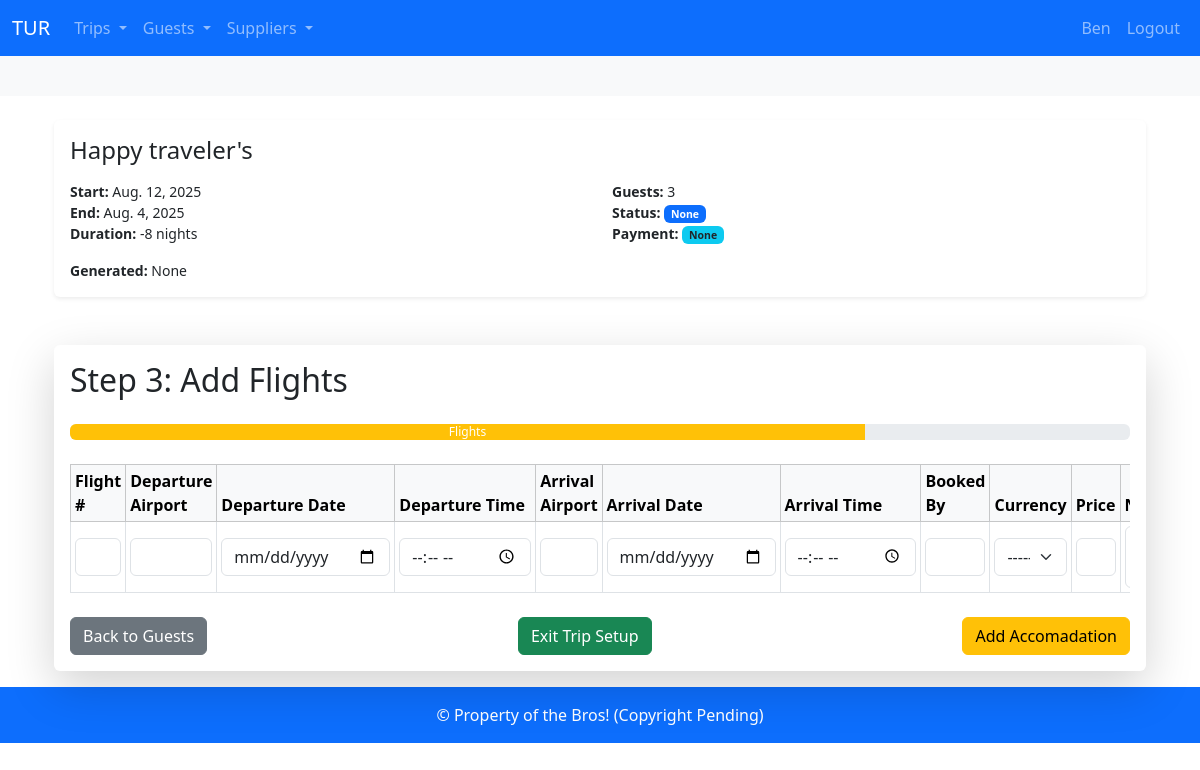
/trips/create/22/flights (signed in), run on an earlier commit of the app's database.
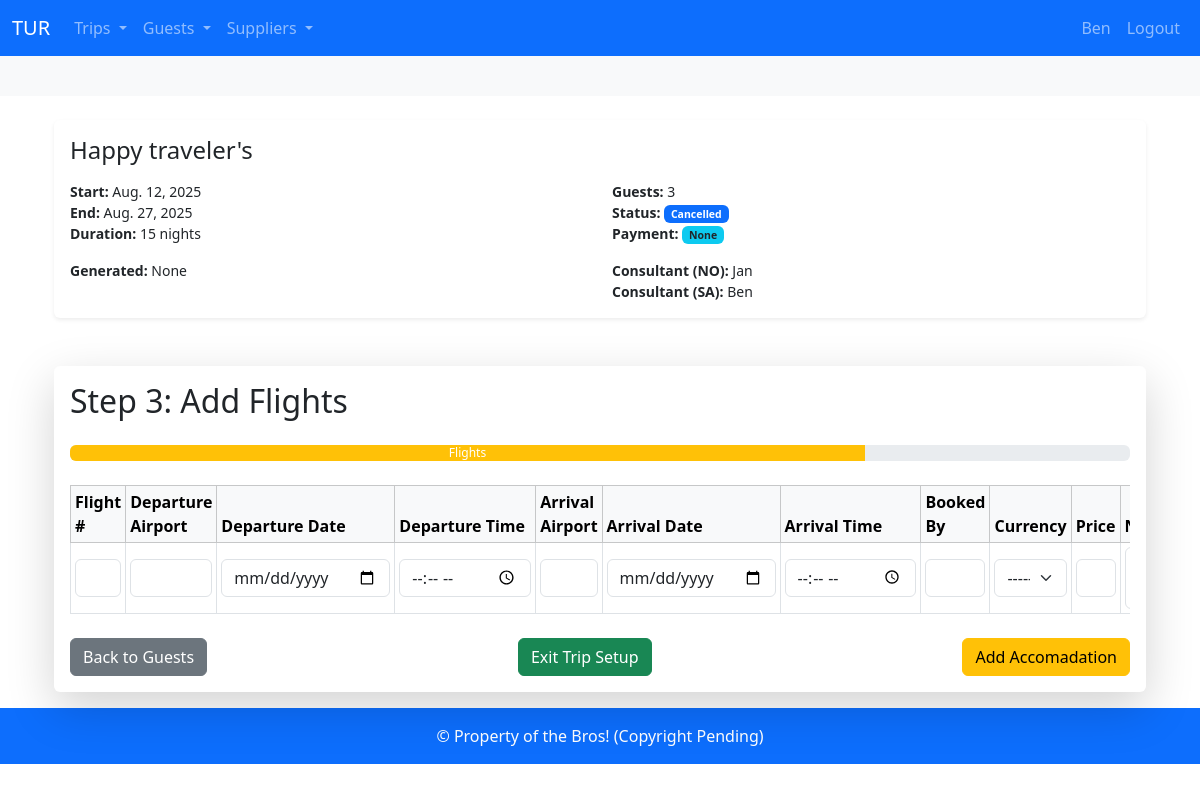
And on a later commit of the database.
### booking_system/models.py (models this page shows, shortened)
class Trip(models.Model):
    name = models.CharField(max_length=64)
    number_of_guests = models.IntegerField()
    guests = models.ManyToManyField(Guest, related_name="trips", blank=True)
    start_date = models.DateField()
    end_date = models.DateField()
    generated = models.ForeignKey(Generated, on_delete=models.SET_NULL, blank=True, null=True)
    agent = models.ForeignKey(Agent, on_delete=models.SET_NULL, blank=True, null=True)
    payment_status = models.ForeignKey(PaymentStatus, on_delete=models.PROTECT, blank=True, null=True)
    trip_status = models.ForeignKey(TripStatus, on_delete=models.PROTECT, blank=True, null=True)
    no_consultant = models.ForeignKey(
        Consultant, on_delete=models.PROTECT, null=True, blank=True, related_name="no_consultant_trips", verbose_name='Norwegian consultant')
    sa_consultant = models.ForeignKey(
        Consultant, on_delete=models.PROTECT, null=True, blank=True, related_name="sa_consultant_trips", verbose_name='South African consultant')
    note = models.TextField(blank=True, null=True)
    class Meta:
        ordering = ["start_date"]
    def duration(self):
        if self.start_date and self.end_date:
            return (self.end_date - self.start_date).days
        return None

class TripStatus(models.Model):
    title = models.CharField(max_length=255, unique=True)
    description = models.CharField(max_length=255, blank= True, null=True)
    class Meta:
        verbose_name_plural = "TripStatuses"
    def __str__(self):
        return self.title

class Consultant(models.Model):
    types = [
    ("NOR", "Norwegian"),
    ("ZAR", "South African"),
    ("OTHER", "Other"),
    ]
    user = models.OneToOneField(User, on_delete=models.CASCADE)
    type = models.CharField(max_length=32, choices=types)
    def __str__(self):
        return self.user.get_full_name() or self.user.username

### booking_system/views.py (the view)
@login_required
def trip_add_flights(request, trip_id):
    trip = get_object_or_404(Trip, id=trip_id)
    flights = Flight.objects.filter(trip=trip)
    currencies = Currency.objects.all()
    if request.method == 'POST':
        form = FlightForm(request.POST)
        if form.is_valid():
            flight = form.save(commit=False)
            flight.trip = trip
            flight.save()
            return redirect('trip_add_flights', trip_id=trip.id)
    else:
        form = FlightForm()
    return render(request, 'booking_system/trip/add_flights.html', {
        'trip': trip,
        'form': form,
        'flights': flights,
        'currencies':currencies
    })

### booking_system/forms.py (shortened to what this page needs)
class FlightForm(forms.ModelForm):
    class Meta:
        model = Flight
        exclude = ['trip']
        widgets = {
            'number': forms.TextInput(attrs={'class': 'form-control'}),
            'arrival_date': forms.DateInput(attrs={'type': 'date', 'class': 'form-control'}),
            'arrival_time': forms.TimeInput(attrs={'type': 'time', 'class': 'form-control'}),
            'arrival_airport': forms.TextInput(attrs={'class': 'form-control'}),
            'departure_date': forms.DateInput(attrs={'type': 'date', 'class': 'form-control'}),
            'departure_time': forms.TimeInput(attrs={'type': 'time', 'class': 'form-control'}),
            'departure_airport': forms.TextInput(attrs={'class': 'form-control'}),
            'price': forms.NumberInput(attrs={'class': 'form-control'}),
            'currency': forms.Select(attrs={'class': 'form-select'}),
            'booked_by': forms.TextInput(attrs={'class': 'form-control'}),
            'note': forms.Textarea(attrs={'class': 'form-control', 'rows': 2}),
        }

### booking_system/models.py (called while the page is built)
    def __str__(self):
        return self.code

### booking_system/templates/booking_system/trip/add_flights.html (shortened to what this page needs)
{% extends "base.html" %}
{% block body %}
{% include "booking_system/partials/trip_details.html" %}
<div class="container mt-5">
<div class="card shadow-lg border-0">
<div class="card-body">
      <h2 class="mb-4">Step 3: Add Flights</h2>
      <div class="progress mb-4">
        <div class="progress-bar bg-warning" style="width: 75%">Flights</div>
      </div>
      <div class="table-responsive">
        <table class="table table-sm align-middle table-bordered">
          <thead class="table-light">
            <tr>
              <th>Flight #</th>
              <th>Departure Airport</th>
              <th>Departure Date</th>
              <th>Departure Time</th>
              <th>Arrival Airport</th>
              <th>Arrival Date</th>
              <th>Arrival Time</th>
              <th>Booked By</th>
              <th>Currency</th>
              <th>Price</th>
              <th>Note</th>
            </tr>
          </thead>
          <tbody>
            <tr>
              <form method="POST" action="{% url 'trip_add_flights' trip.id %}">
                <td>{{ form.number }}</td>
                <td>{{ form.departure_airport }}</td>
                <td>{{ form.departure_date }}</td>
                <td>{{ form.departure_time }}</td>
                <td>{{ form.arrival_airport }}</td>
                <td>{{ form.arrival_date }}</td>
                <td>{{ form.arrival_time }}</td>
                <td>{{ form.booked_by }}</td>
                <td>{{ form.currency }}</td>
                <td>{{ form.price }}</td>
                <td>{{ form.note }}</td>
              </form>
            </tr>
          </tbody>
        </table>
        <div class="d-flex justify-content-between mt-4">
        <a href="{% url 'trip_guest_search' trip.id  0%}" class="btn btn-secondary">Back to Guests</a>
        <a href="{% url 'view_trip' trip.id %}" class="btn btn-success">Exit Trip Setup</a>
        <a href="{% url 'trip_add_accommodations' trip.id %}" class="btn btn-warning">Add Accomadation</a>
      </div>
      </div>
    </div>
  </div>
</div>
{% endblock %}

### booking_system/templates/booking_system/partials/trip_details.html (shortened to what this page needs)
<div class="container mt-4">
    <div class="card shadow-sm border-0">
      <div class="card-body">
        <div class="d-flex justify-content-between align-items-center mb-3">
          <h4 class="card-title mb-0">{{ trip.name }}</h4>
        </div>
        <div class="row small">
          <div class="col-md-6">
            <strong>Start:</strong> {{ trip.start_date }}<br>
            <strong>End:</strong> {{ trip.end_date }}<br>
            <strong>Duration:</strong> {{ trip.duration }} nights
          </div>
          <div class="col-md-6">
            <strong>Guests:</strong> {{ trip.number_of_guests }}<br>
            <strong>Status:</strong> <span class="badge bg-primary">{{ trip.trip_status }}</span><br>
            <strong>Payment:</strong> <span class="badge bg-info text-dark">{{ trip.payment_status }}</span>
          </div>
        </div>
        <div class="row mt-3 small">
          <div class="col-md-6">
            <strong>Generated:</strong> {{ trip.generated }}<br>
          </div>
          <div class="col-md-6">
            {% if trip.no_consultant %}
            <strong>Consultant (NO):</strong> {{ trip.no_consultant }}<br>
            {% endif %}
            {% if trip.sa_consultant %}
            <strong>Consultant (SA):</strong> {{ trip.sa_consultant }}
            {% endif %}
          </div>
        </div>
      </div>
    </div>
  </div>

What changed in the data, as far as the page shows it:
changed Trip "Happy traveler's": end_date "Aug. 4, 2025" → "Aug. 27, 2025"; duration "-8" → "15"; trip_status "None" → "Cancelled"; no_consultant_id empty → 2 (drawn); no_consultant (not shown) → "Jan"; sa_consultant_id empty → 1 (drawn); sa_consultant (not shown) → "Ben"
Also different on the page:
text now shown: "Consultant (NO): Consultant (SA):"
